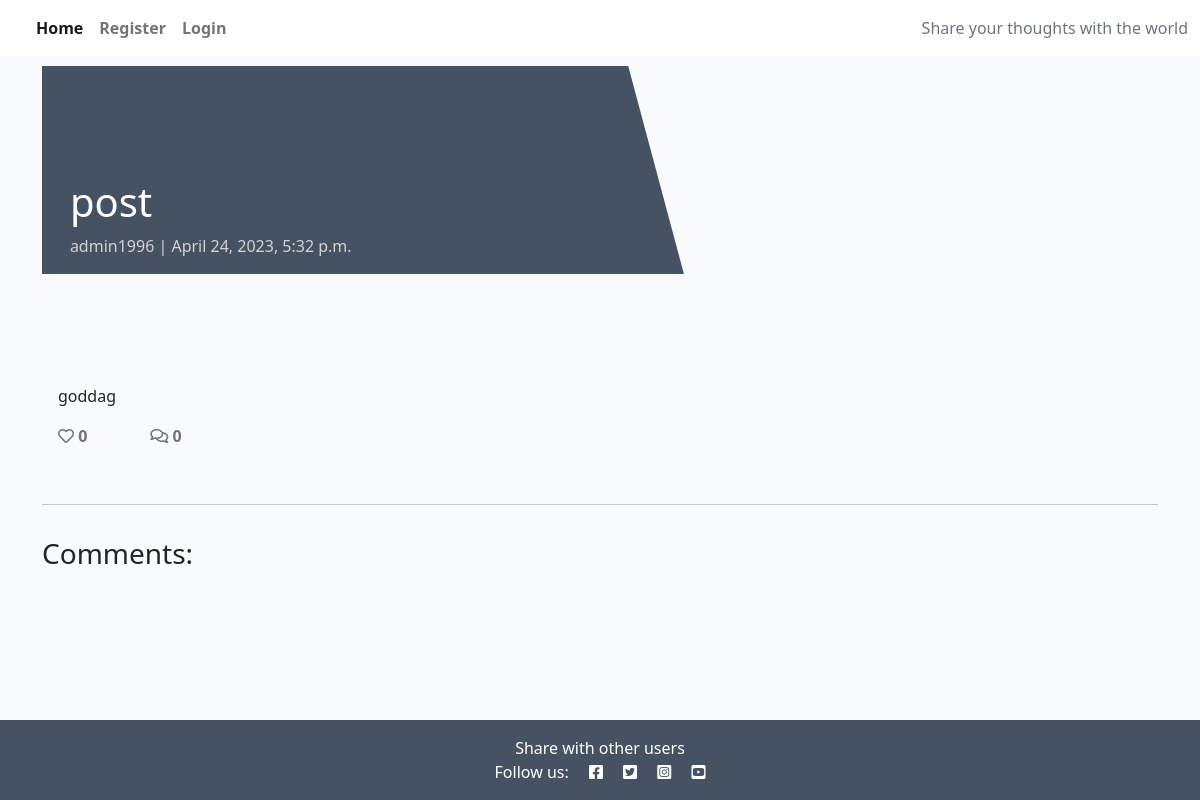
Page /post/ on the committed database.
### blog/models.py (models this page shows, shortened)
class Post(models.Model):
    title = models.CharField(max_length=200, unique=True)
    slug = models.SlugField(max_length=200, unique=True)
    author = models.ForeignKey(
        User, on_delete=models.CASCADE, related_name="blog_posts"
    )
    featured_image = CloudinaryField('image', default='placeholder')
    excerpt = models.TextField(blank=True)
    updated_on = models.DateTimeField(auto_now=True)
    content = models.TextField()
    created_on = models.DateTimeField(auto_now_add=True)
    status = models.IntegerField(choices=STATUS, default=0)
    likes = models.ManyToManyField(
        User, related_name='blogpost_like', blank=True)
    class Meta:
        ordering = ["-created_on"]
    def number_of_likes(self):
        return self.likes.count()

### blog/views.py (the view, shortened to what this page needs)
# urls.py: path('<slug:slug>/', views.PostDetail.as_view(), name='post_detail'),
class PostDetail(View):
    def get(self, request, slug, *args, **kwargs):
        queryset = Post.objects.filter(status=1)
        post = get_object_or_404(queryset, slug=slug)
        comments = post.comments.filter(approved=True).order_by("-created_on")
        liked = False
        if post.likes.filter(id=self.request.user.id).exists():
            liked = True
        return render(
            request,
            "post_detail.html",
            {
                "post": post,
                "comments": comments,
                "commented": False,
                "liked": liked,
                "comment_form": CommentForm()
            },
        )

### templates/post_detail.html (shortened to what this page needs)
{% extends 'base.html' %} {% block content %}
{% load crispy_forms_tags %}
<div class="masthead">
    <div class="container">
        <div class="row g-0">
            <div class="col-md-6 masthead-text">
                <h1 class="post-title">{{ post.title }}</h1>
                <p class="post-subtitle">{{ post.author }} | {{ post.created_on }}</p>
            </div>
            <div class="d-none d-md-block col-md-6 masthead-image">
            </div>
        </div>
    </div>
</div>
<div class="container">
    <div class="row">
        <div class="col card mb-4  mt-3 left  top">
            <div class="card-body">
                <p class="card-text ">
                    {{ post.content | safe }}
                </p>
                <div class="row">
                    <div class="col-1">
                        <strong>
                            {% if user.is_authenticated %}
                            <form class="d-inline" action="{% url 'post_like' post.slug %}" method="POST">
                                {% csrf_token %}
                                {% if liked %}
                                <button type="submit" name="blogpost_id" value="{{post.slug}}" class="btn-like"><i
                                        class="fas fa-heart"></i></button>
                                {% else %}
                                <button type="submit" name="blogpost_id" value="{{post.slug}}" class="btn-like"><i
                                        class="far fa-heart"></i></button>
                                {% endif %}
                            </form>
                            {% else %}
                            <span class="text-secondary"><i class="far fa-heart"></i></span>
                            {% endif %}
                            <span class="text-secondary">{{ post.number_of_likes }} </span>
                        </strong>
                    </div>
                    <div class="col-1">
                        {% with comments.count as total_comments %}
                        <strong class="text-secondary"><i class="far fa-comments"></i>
                            {{ total_comments }}</strong>
                        {% endwith %}
                    </div>
                </div>
            </div>
        </div>
    </div>
    <div class="row">
        <div class="col">
            <hr>
        </div>
    </div>
    <div class="row">
        <div class="col-md-8 card mb-4  mt-3 ">
            <h3>Comments:</h3>
            <div class="card-body">
            </div>
        </div>
        <div class="col-md-4 card mb-4  mt-3 ">
            <div class="card-body">
            </div>
        </div>
    </div>
</div>
{% endblock content %}

### static/css/style.css (style rules this page uses)
body { background-color: #F9FAFC; }
.main-bg { background-color: #F9FAFC; }
.card { border: none; background-color: transparent; }
.masthead { margin-top: 10px; overflow: hidden; position: relative; display: inline-block; height: 33vh; width: 100%; }
.masthead-text { background-color: #445261; color: white; position: relative; }
.masthead-image { position: relative; overflow: hidden; }
.masthead-image:after { content: ""; position: absolute; top: 0; right: 90%; height: 100%; width: 150%; background: #445261; -webkit-transform: skew(15deg); -moz-transform: skew(15deg); transform: skew(15deg); z-index: 100; }
.post-title { margin-top: 20%; margin-left: 5%; }
.post-subtitle { margin-left: 5%; color: lightgray; }
.card-text { color: #E84610; border: none; background: transparent; }

### rows in the picture
Post: title "post", author "admin1996", created_on "April 24, 2023, 5:32 p.m.", content "goddag", number_of_likes "0"

### other values in the picture
{{ total_comments }} "0"
